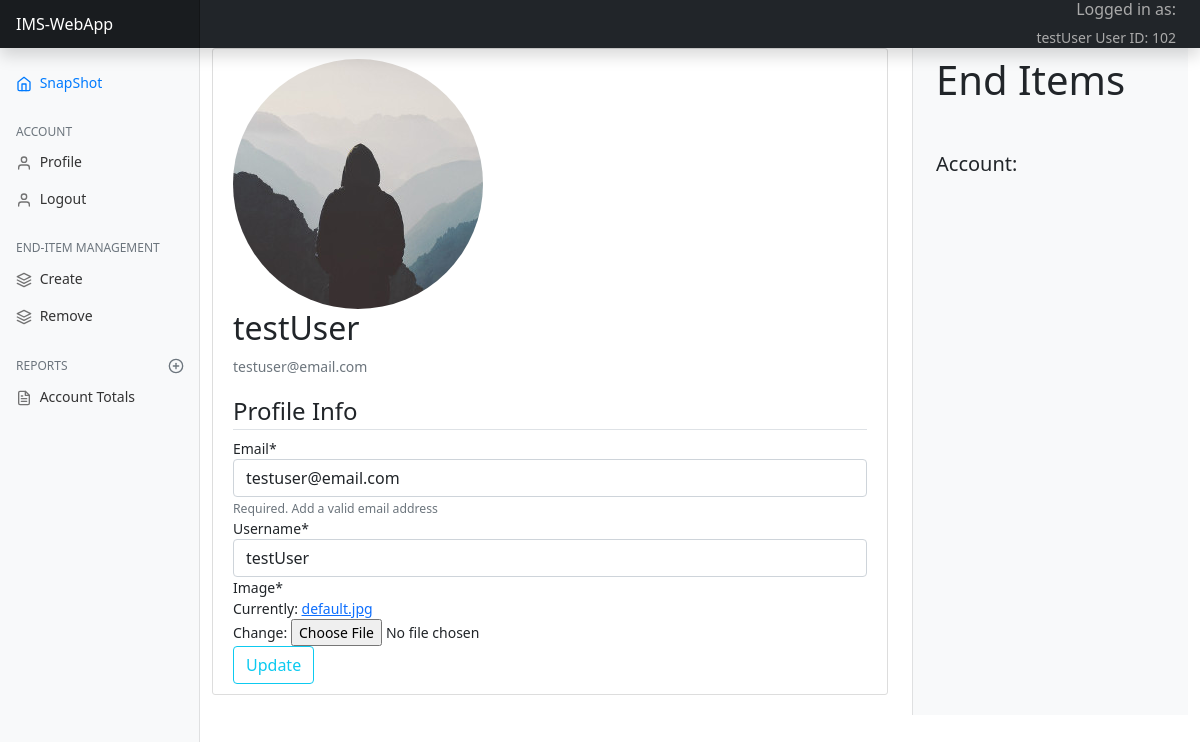
Screenshot of /profile/ (signed in) with the database file from the repository.
### account/models.py (models this page shows, shortened)
class Account(AbstractBaseUser):
    custodian_id            = models.AutoField(primary_key=True)
    email                   = models.EmailField(verbose_name="email",max_length=60, unique=True)
    username                = models.CharField(max_length=30, unique=True)
    first_name              = models.CharField(max_length=45)
    last_name               = models.CharField(max_length=45)
    date_joined             = models.DateTimeField(verbose_name='date joined', auto_now_add=True)
    last_login              = models.DateTimeField(verbose_name='last login', auto_now=True)
    is_admin                = models.BooleanField(default=False)
    is_active               = models.BooleanField(default=False)
    is_staff                = models.BooleanField(default=False)
    is_superuser            = models.BooleanField(default=False)
    USERNAME_FIELD = 'email'
    REQUIRED_FIELDS = ['username', 'first_name','last_name',]
    objects = MyAccountManager()

class Profile(models.Model):
    user = models.OneToOneField(Account, on_delete=models.CASCADE)
    image = models.ImageField(default='default.jpg', upload_to='profile_pics')

### account/views.py (the view)
# urls.py: path('profile/', views.profile, name="profile"),
@login_required
def profile(request):
    title = "profile"
    if request.method == 'POST':
        u_form = user_update_form(request.POST, instance=request.user)
        p_form = profile_update_form(request.POST,
                                     request.FILES,
                                     instance=request.user.profile)
        if u_form.is_valid() and p_form.is_valid():
            current_user = request.user
            user_id = current_user.pk
            u_form.save()
            p_form.save()
            messages.success(request, f'Your account has been updated!')
            context = {'current_user': current_user,'user_id': user_id, 'title': title}
            u_form = user_update_form(request.POST, instance=request.user)
            p_form = profile_update_form(request.POST,
                                        request.FILES,
                                        instance=request.user.profile)
            return render(request, 'profile', context)
    else:
        u_form = user_update_form(instance=request.user)
        p_form = profile_update_form(instance=request.user.profile)
    context = {
        'u_form': u_form,
        'p_form': p_form,
    }
    return render(request, 'account/profile.html', context)

### account/forms.py
class user_update_form(forms.ModelForm):
    email = forms.EmailField(max_length=60, help_text='Required. Add a valid email address')
    class Meta:
        model = Account
        fields = ['email','username']

class profile_update_form(forms.ModelForm):
    class Meta:
        model = Profile
        fields = ['image']

### account/templates/account/profile.html
{% extends "ims/ims_base.html" %}
{% load crispy_forms_filters %}
{% load crispy_forms_tags %}
{% block content %}
    <div class="content-section">
        <div class="media">
            <img class="rounded-circle account-img" src="{{ user.profile.image.url }}">
            <div class="media-body">
                <h2 class="account-heading">{{ user.username }}</h2>
                <p class="text-secondary">{{ user.email }}</p>
            </div>
        </div>
        <form method="POST" enctype="multipart/form-data">{% csrf_token %}
            <fieldset class="form-group">
                <legend class="border-bottom" mb-4>Profile Info</legend>
                {{ u_form|crispy }}
                {{ p_form|crispy }}
            </fieldset>
            <div class="form-group">
                <button class="btn btn-outline-info" type="submit">Update</button>
            </div>
        </form>
    </div>
{% endblock %}

### ims/templates/ims/ims_base.html (shortened to what this page needs)
{% load static %}
<!doctype html>
<html lang="en">
  <head>
    <link href="https://getbootstrap.com/docs/5.0/dist/css/bootstrap.min.css" rel="stylesheet">
    <link href="https://getbootstrap.com/docs/5.0/examples/dashboard/dashboard.css" rel="stylesheet">
    <link rel="stylesheet" href="{% static 'ims_main.css' %}">
  </head>
<body>
    <header class="navbar navbar-dark sticky-top bg-dark flex-md-nowrap p-0 shadow">
        <a class="navbar-brand col-md-3 col-lg-2 me-0 px-3" href="{% url 'home' %}">IMS-WebApp</a>
        <div class="ml-auto pe-4 loggedin"><h6>Logged in as: </h6>{{ user.username }} User ID: {{ user.pk }}</div>
    </header>
    <div class="container-fluid">
        <div class="row">
            <div class="col-lg-2 col-md-3">
                <nav id="sidebarMenu" class="col-md-3 col-lg-2 d-md-block bg-light sidebar collapse">
                    <div class="position-sticky pt-3">
                        <ul class="nav flex-column">
                            <li class="nav-item">
                                <a class="nav-link active" aria-current="page" href="{% url 'home' %}">
                                    <span data-feather="home"></span>
                                    SnapShot
                                </a>
                            </li>
                        </ul>
                        <h6 class="sidebar-heading d-flex justify-content-between align-items-center px-3 mt-4 mb-1 text-muted">
                            <span>Account</span>
                        </h6>
                        <ul class="nav flex-column">
                            <li class="nav-item">
                                <a class="nav-link" href="{% url 'profile' %}">
                                    <span data-feather="user"></span>
                                    Profile
                                </a>
                            </li>
                            <li class="nav-item">
                                <a class="nav-link" href="{% url 'logout' %}">
                                    <span data-feather="user"></span>
                                    Logout
                                </a>
                            </li>
                        </ul>
                        <h6 class="sidebar-heading d-flex justify-content-between align-items-center px-3 mt-4 mb-1 text-muted">
                            <span>End-Item Management</span>
                        </h6>
                        <ul class="nav flex-column mb-2">
                            <li class="nav-item">
                                <a class="nav-link" href="{% url 'newItem' %}">
                                    <span data-feather="layers"></span>
                                    Create
                                </a>
                            </li>
                            <li class="nav-item">
                                <a class="nav-link" href="#">
                                    <span data-feather="layers"></span>
                                    Remove
                                </a>
                            </li>
                        </ul>
                        <h6 class="sidebar-heading d-flex justify-content-between align-items-center px-3 mt-4 mb-1 text-muted">
                            <span>Reports</span>
                                <a class="link-secondary" href="#" aria-label="Add a new report">
                                    <span data-feather="plus-circle"></span>
                                </a>
                        </h6>
                        <ul class="nav flex-column mb-2">
                            <li class="nav-item">
                                <a class="nav-link" href="#">
                                    <span data-feather="file-text"></span>
                                        Account Totals
                                </a>
                            </li>
                        </ul>
                    </div>
                </nav>
            </div>
            <div id="page-content" class="col-md-6 col-lg-7 col-sm-8">
            {% block content %} {% endblock %}
            </div>
            <div class="col-md-3 col-lg-3 col-sm-4">
                <div class="container right-side">
                    <h1 class="pt-2 mb-5">End Items</h1>
                    <h5 class="acct_id" id="{{ eq_acct }}">Account: {{ eq_acct }}</h5>
                </div>
            </div>
        </div>
    </div>
</body>
</html>

### ims/static/ims_main.css (style rules this page uses)
body { font-size: .875rem; }
.feather { width: 16px; height: 16px; vertical-align: text-bottom; }
.sidebar { position: fixed; top: 0; bottom: 0; left: 0; z-index: 100; padding: 48px 0 0; box-shadow: inset -1px 0 0 rgba(0, 0, 0, .1); }
.sidebar .nav-link { font-weight: 500; color: #333; }
.sidebar .nav-link .feather { margin-right: 4px; color: #727272; }
.sidebar .nav-link.active { color: #007bff; }
.sidebar .nav-link:hover .feather, .sidebar .nav-link.active .feather { color: inherit; }
.sidebar-heading { font-size: .75rem; text-transform: uppercase; }
.navbar-brand { padding-top: .75rem; padding-bottom: .75rem; font-size: 1rem; background-color: rgba(0, 0, 0, .25); box-shadow: inset -1px 0 0 rgba(0, 0, 0, .25); }
.content-section { background: #ffffff; padding: 10px 20px; border: 1px solid #dddddd; border-radius: 3px; margin-bottom: 20px; }

### ims/templates/ims/ims_base.html (style rules this page uses)
.loggedin { color: #aaaaaa; text-align: right; }
.right-side, .container { height: 100%; box-shadow: inset 1px 0 0 rgba(0, 0, 0, .1); overflow-x: auto; overflow-y: auto; border-left:inherit; background-color: #f8f9fa!important; }

### rows the page displays
Account: username "testUser", pk "102", profile.image (placeholder picture), email "testuser@email.com"
